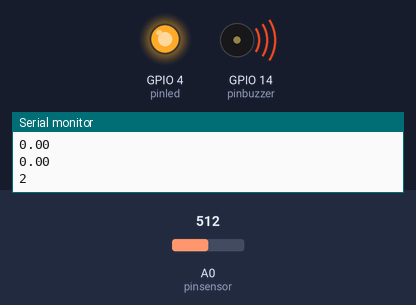
Bench run of a sketch on a simulated ESP8266 (NodeMCU). Parts: output pins drawn as LEDs (lit = HIGH), buzzer (waves = sounding, pin HIGH), the last lines printed to the serial monitor. Inputs (shaded band) come from the test bench; at power-on: A0 (pinsensor) = 512. WiFi joins after 1.5 s; servers stay silent unless stated.

Above: at 16.7 s.
16.8 s: A0 (pinsensor) set to 306
At 19.6 s:
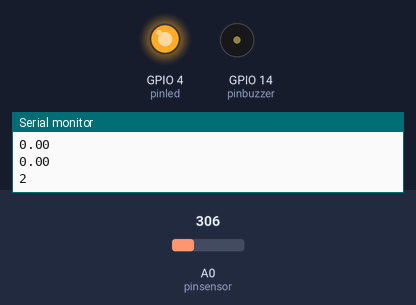
25.3 s: A0 (pinsensor) set to 393
37.7 s: A0 (pinsensor) set to 419
At 49.3 s:
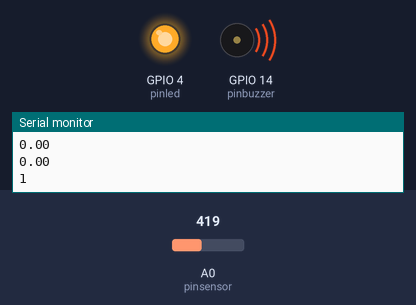
Timing chart, 0 to 57.7 s (numbered marks = the images above; inputs shaded):
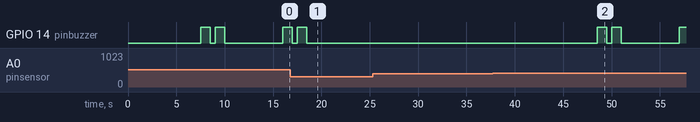

Measured:
- the behaviour switches between 403 and 404 on A0 (pinsensor) (found by bisection; images 1 and 2)
- after the input at 16.8 s, GPIO 14 (pinbuzzer): goes on until 18.5 s, then stays LOW
- after the input at 37.7 s, GPIO 14 (pinbuzzer): goes HIGH 1.0 s, LOW 0.50 s, HIGH 1.0 s, LOW 6.0 s, then HIGH, starting after 10.8 s

The sketch:

YES_1_.ino
```cpp
#include <CTBot.h>
#include <ESP8266HTTPClient.h>
#include <ESP8266WiFi.h>
#define pinled 4
#define pinbuzzer 14

//sediakan object untuk CTbot
CTBot myBot ;

int pinsensor = A0;
float outputSensor;
float sensorAsap;
//rule
float asap [4];
float rule0,rule1,rule2,rule3;
float rule [4];
float defuz, pwm;
int defuzzy;
float temp;
//konfigurasi WiFi
String ssid = "OTANG HOUSE";
String pass = "12345678";

int sensorr = 0;
//KONFIGURASI TELEGRAM
String token = "2133911040:AAGqMPNX3jbSXYYDPtPzZ8rerSpzIqSsbn0";
const int id = 1780598208 ;

void setup() {
  Serial.begin(9600);
  pinMode(pinsensor, INPUT);
  pinMode(pinled, OUTPUT);
  pinMode(pinbuzzer, OUTPUT);

  //koneksikan nodemcu ke telegram melalui WiFi
  myBot.wifiConnect(ssid, pass);
  myBot.setTelegramToken(token);

  //uji apakah berhasil terkoneksi atau tidak

  Serial.println();
  Serial.println();
  Serial.print("Connecting to ");
  Serial.println(ssid);

  WiFi.begin(ssid, pass);

  while (WiFi.status() != WL_CONNECTED) {
    delay(500);
    Serial.print(".");
    digitalWrite(pinled,LOW  );
  }
  Serial.println("");
  Serial.println("WiFi connected");
  digitalWrite(pinled,HIGH);


}

void loop() {
  float sensorAsap = outputSensor;

  //fuzzyfikasi
  FuzzyAsap(sensorAsap);

  //defuzzyfikasi
  Defuzzy();
  outputSensor= analogRead(pinsensor);
  outputSensor = map(outputSensor,0,1023,0,250);
  delay(6000);

  Serial.println(sensorAsap);
  Serial.println(rule0);
  Serial.println(rule1);
  Serial.println(rule2);
  Serial.println(rule3);
  Serial.println(defuzzy);


}

void FuzzyAsap(float sensorAsap){
  //untuk kondisi mati
  if (sensorAsap >= 99)
  {
    asap [0] = 0;
  }
  else if (sensorAsap <= 99)
  {
    asap [0] = 1;
  }
  //untuk terdeteksi rendah
  if (sensorAsap >= 150)
  {
    asap [1] = 0;
  }
  else if (sensorAsap >= 100 && sensorAsap <= 150)
  {
    asap [1] = (150-sensorAsap)/(150-100);

  }
  //untuk terdeteksi sedang
  if (sensorAsap <= 140 || sensorAsap >= 200)
  {
    asap [2] = 0;
  }
  else if (sensorAsap >= 140 && sensorAsap <= 170)
  {
    asap [2] = (sensorAsap-140)/(170-140);
  }
  else if (sensorAsap >= 170 && sensorAsap <= 200)
  {
    asap [2] = (200-sensorAsap)/(200-170);
  }
  //untuk terdeteksi tinggi
  if(sensorAsap <= 190)
  {
    asap [3] = 0;
  }
  else if (sensorAsap >= 190 && sensorAsap <= 250)
  {
    asap [3] = (sensorAsap-190)/(250-190);
  }

  else if (sensorAsap >=251)
  {
    asap [2] = 1;
  }

}
void Rule(){
  int i;
    for ( i=0; i<=3; i=i+1)
    {
        temp =(asap[i]);
        rule [i]= temp;
    }
    rule0 = rule[0]; //mati
    rule1 = rule[1]; //rendah
    rule2 = rule[2]; //sedang
    rule3 = rule[3]; //tinggi
}
void Defuzzy(){
  Rule();
  pwm = (rule0*1)+(rule1*2)+(rule2*3)+(rule3*4);

  defuz = 0;
  int i;
  for ( i=0; i<=3; i=i+1)
  {
    defuz = defuz + rule [i];
  }
  defuzzy = pwm / defuz;
  if (defuzzy == 1){
    digitalWrite(pinbuzzer, LOW);
    myBot.sendMessage(id, "Ruangan Bersih");
    String temp = "Kondisi Udara : ";
    temp += int(outputSensor);
    temp += " PPM";
    myBot.sendMessage(id, temp);
    digitalWrite(pinbuzzer, LOW);
 }
  else if (defuzzy == 2){
    myBot.sendMessage(id, "Hati Hati Terdeteksi Asap Di Ruangan Kadar Rendah");
    String temp = "Kondisi Udara : ";
    temp += int(outputSensor);
    temp += " PPM";
    myBot.sendMessage(id, temp);
    digitalWrite(pinbuzzer, HIGH);
    delay(1000);
    digitalWrite(pinbuzzer, LOW);
    delay(500);
    digitalWrite(pinbuzzer, HIGH);
    delay(1000);
    digitalWrite(pinbuzzer, LOW);


 }
  else if (defuzzy == 3){
    myBot.sendMessage(id, "Hati Hati Terdeteksi Asap Di Ruangan Kadar Sedang");
    String temp = "Kondisi Udara : ";
    temp += int(outputSensor);
    temp += " PPM";
    myBot.sendMessage(id, temp);
    digitalWrite(pinbuzzer, HIGH);
    delay(1000);
    digitalWrite(pinbuzzer, LOW);
    delay(500);
    digitalWrite(pinbuzzer, HIGH);
    delay(1000);
    digitalWrite(pinbuzzer, LOW);
    delay(500);
    digitalWrite(pinbuzzer, HIGH);
    delay(1000);
    digitalWrite(pinbuzzer, LOW);

 }
  else if (defuzzy == 4){
    myBot.sendMessage(id, "Hati Hati Terdeteksi Asap Di Ruangan Kadar Tinggi");
    String temp = "Kondisi Udara : ";
    temp += int(outputSensor);
    temp += " PPM";
    myBot.sendMessage(id, temp);
    digitalWrite(pinbuzzer, HIGH);
    delay(1000);
    digitalWrite(pinbuzzer, LOW);
    delay(500);
    digitalWrite(pinbuzzer, HIGH);
    delay(1000);
    digitalWrite(pinbuzzer, LOW);
    delay(500);
    digitalWrite(pinbuzzer, HIGH);
    delay(1000);
    digitalWrite(pinbuzzer, LOW);
    delay(500);
    digitalWrite(pinbuzzer, HIGH);
    delay(1000);
    digitalWrite(pinbuzzer, LOW);

 }
}
```
